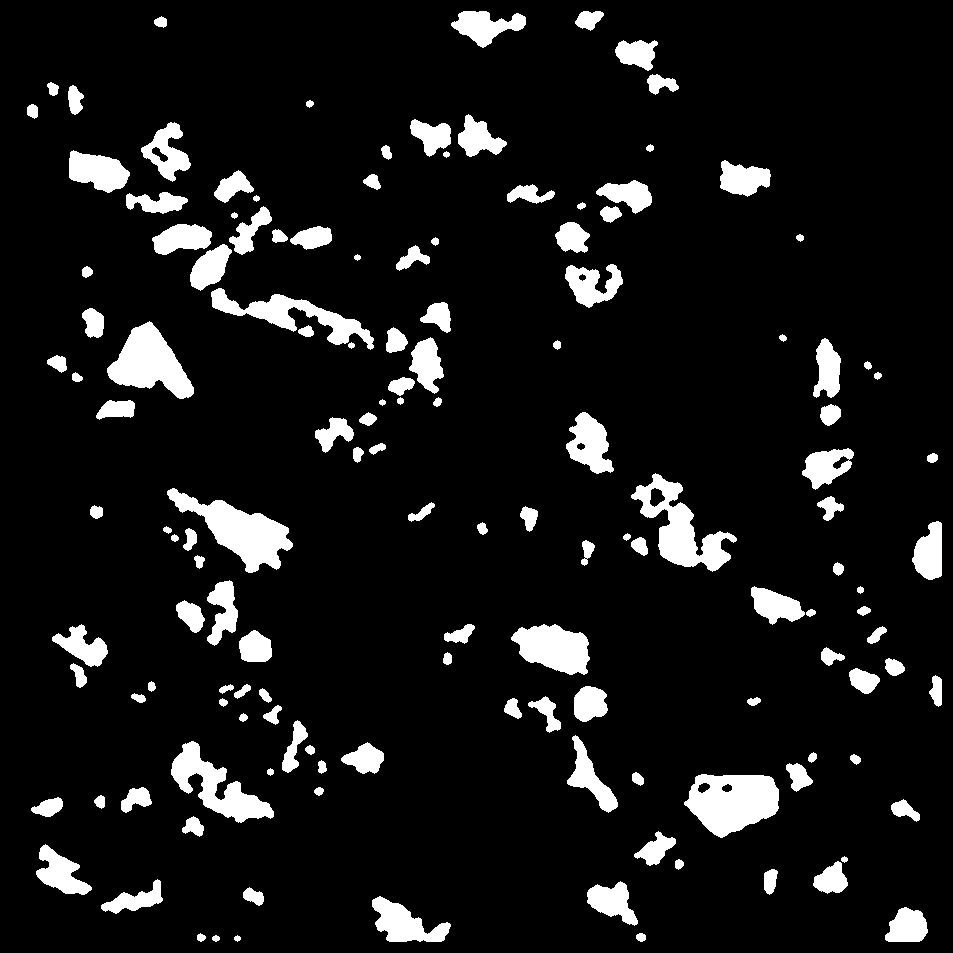
#> input picture data/result_qaak/lb/21_mask_lightblue.png, 953 x 953 px; its folder holds only this picture in this run
$ python batch_edge_detection.py
#> lines starting #> are read from the running program, lines starting #| are printed output that depends on the picture; after the words box and inside, x2 and y2 are one past the last pixel; in counts of white or black regions, pixels touching at a corner belong together
# -*- coding: utf-8 -*-
# @Time : 2020/3/19 下午6:24
# @Author : LuoLu
# @FileName: batch_edge_detection.py
# @Software: PyCharm
# @Github ：https://github.com/luolugithub
# @E-mail ：argluolu@gmail.com
import glob
import os

import numpy as np
import cv2 as cv
from PIL import Image
from matplotlib import pyplot as plt

root_path = '/home/luolu/PycharmProjects/color_detection'

if __name__ == '__main__':
    base_name = ''
    for filename in glob.glob(root_path + '/data/result_qaak/lb/*.png'):
        img = cv.imread(filename)
#> img is the input picture: shape (953, 953, 3); 9.1% white; 144 white regions, largest, box (x1, y1, x2, y2) and area: (684, 774, 779, 838) 4245, (167, 488, 293, 573) 4168, (631, 473, 737, 572) 3788
        base_name = os.path.basename(filename)
        height, width, channels = img.shape
        print(height, width, channels)
#| 953 953 3
        edges = cv.Canny(img, height, width, edges=200, apertureSize=7)
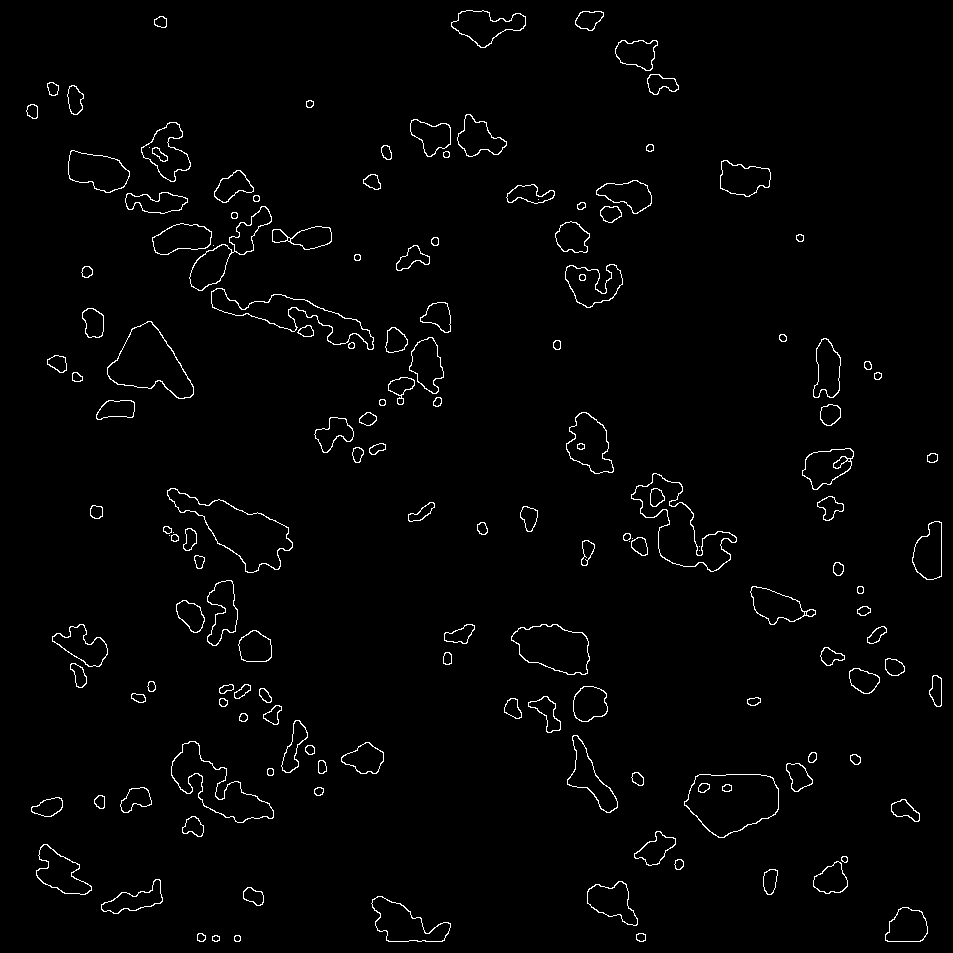
#> edges: shape (953, 953); 1.7% white in thin lines or dots
        print(type(edges))
#| <class 'numpy.ndarray'>
        edges = Image.fromarray(edges)
        edges = edges.convert('RGBA')
#> edges: PIL image 953x953 RGBA
        data = np.array(edges)  # "data" is a height x width x 4 numpy array
        red, green, blue, alpha = data.T  # Temporarily unpack the bands for readability
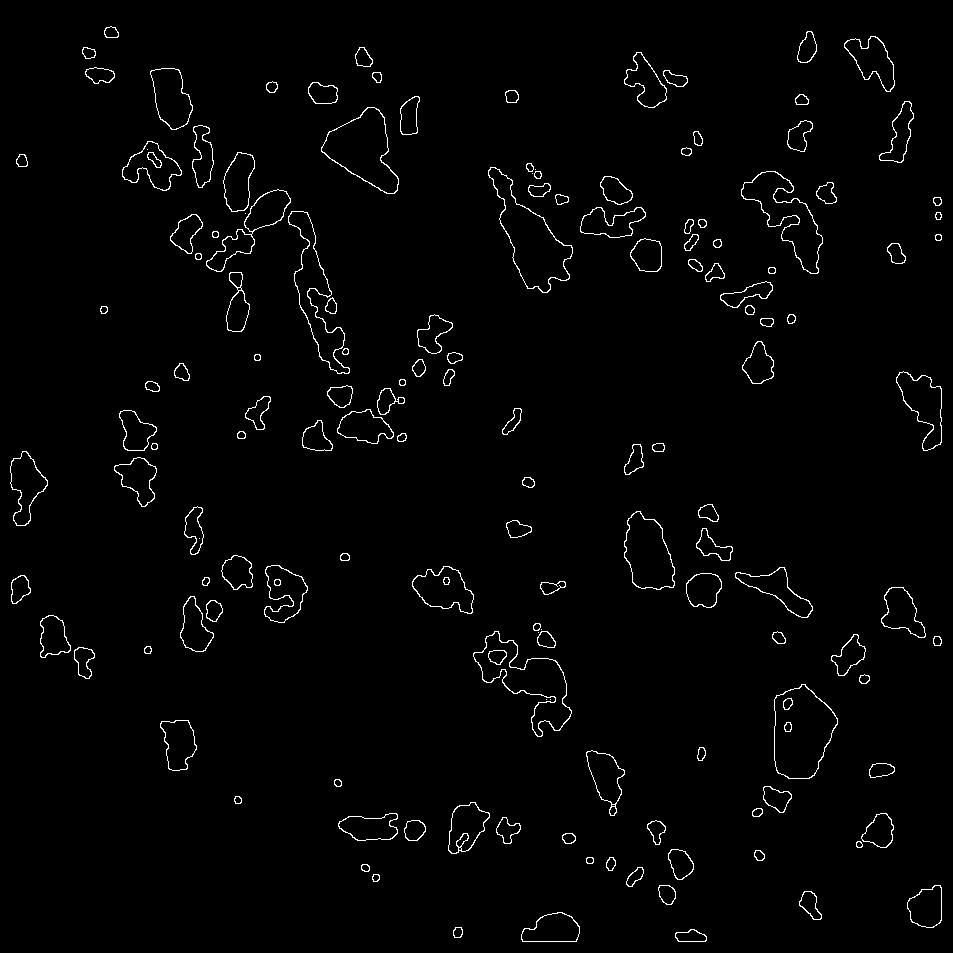
#> red: shape (953, 953); 1.7% white in thin lines or dots
#> alpha: shape (953, 953); every value is 255

        # Replace white with red... (leaves alpha values alone...)
        white_areas = (red == 255) & (blue == 255) & (green == 255)
#> white_areas: shape (953, 953) bool; 1.7% white in thin lines or dots
        # light Blue 0, 255, 255
        # caolv 0, 128, 128
        # fen 255, 192, 192
        data[..., :-1][white_areas.T] = (0, 255, 255)     # Transpose back needed
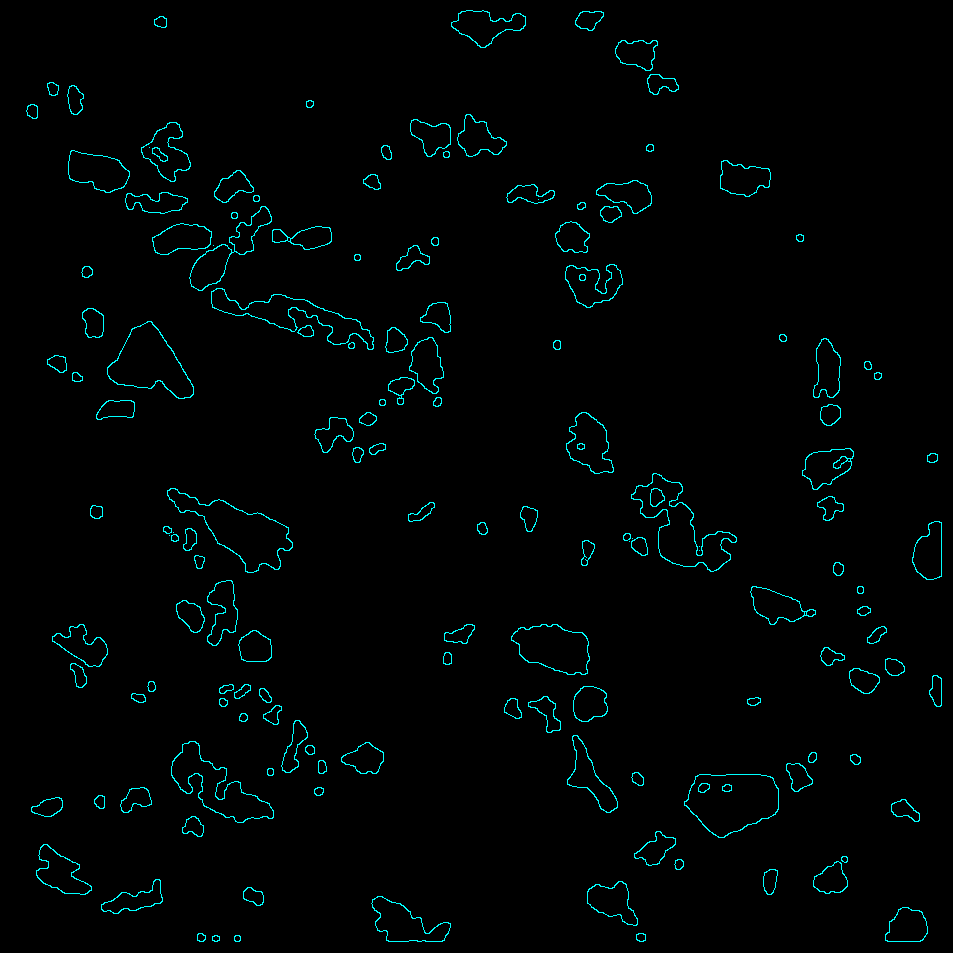
#> data: shape (953, 953, 4); mean R, G, B, A 0, 4.3, 4.3, 255

        im2 = Image.fromarray(data)
        im2.save(root_path + "/data/result_qaak/edge_lb/" + base_name)

$ run again, on data/result_qaak/lb/27_mask_lightblue.png
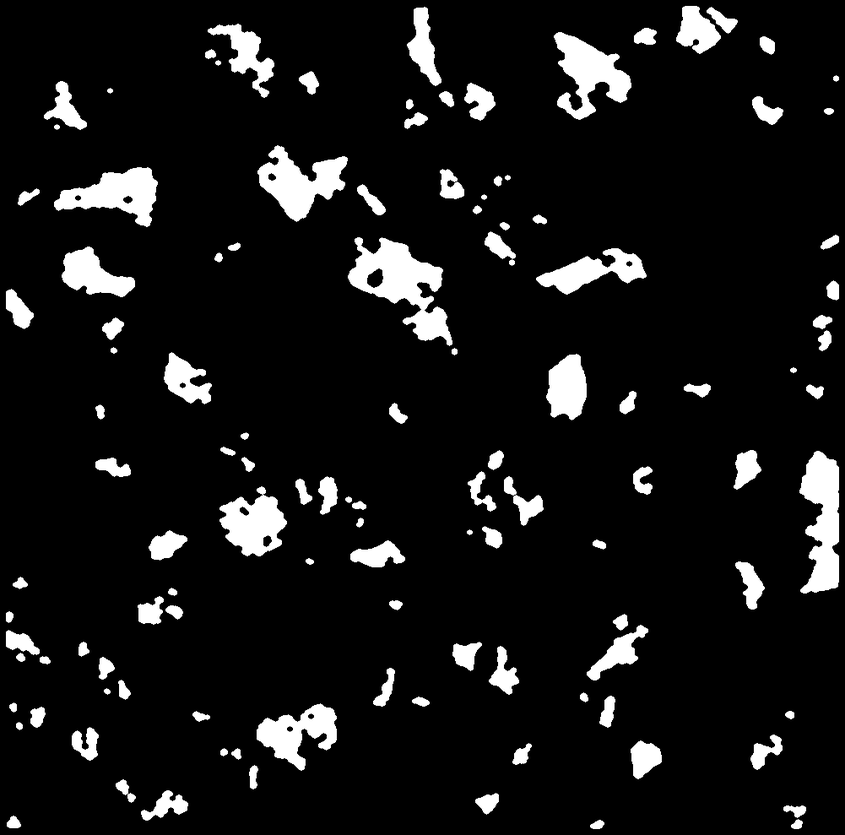
#> input picture data/result_qaak/lb/27_mask_lightblue.png, 845 x 835 px, shrunk from 1001 x 989 before the run
#> img is the input picture: shape (835, 845, 3); min 0, max 255, mean 22
#| 835 845 3
#> `edges = cv.Canny(img, height, width, edges=200, apertureSize=7)`:
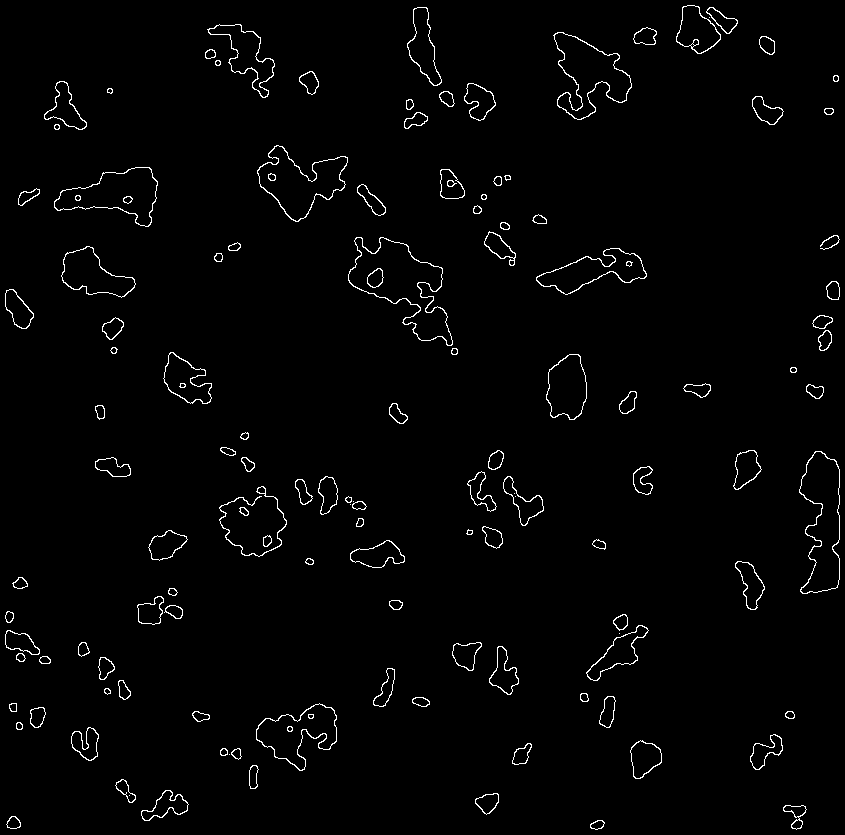
#> edges: shape (835, 845); 1.8% white in thin lines or dots
#| <class 'numpy.ndarray'>
#> red: shape (845, 835); 1.8% white in thin lines or dots
#> alpha: shape (845, 835); every value is 255
#> white_areas: shape (845, 835) bool; 1.8% white in thin lines or dots
#> `data[..., :-1][white_areas.T] = (0, 255, 255)`:
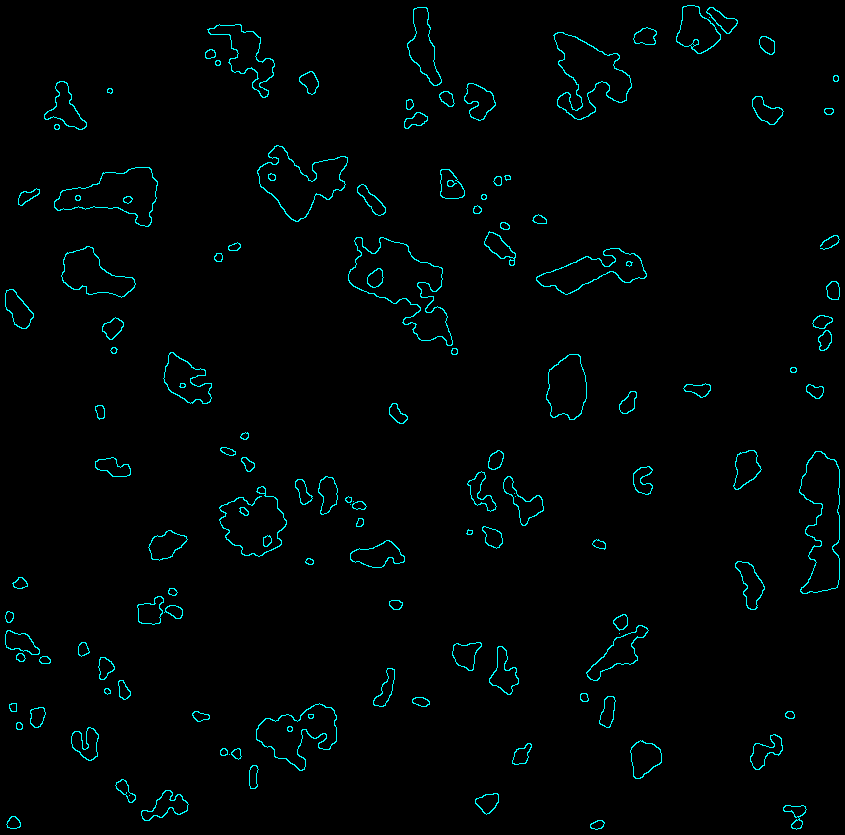
#> data: shape (835, 845, 4); mean R, G, B, A 0, 4.5, 4.5, 255

$ run again, on data/result_qaak/lb/2_mask_lightblue.png
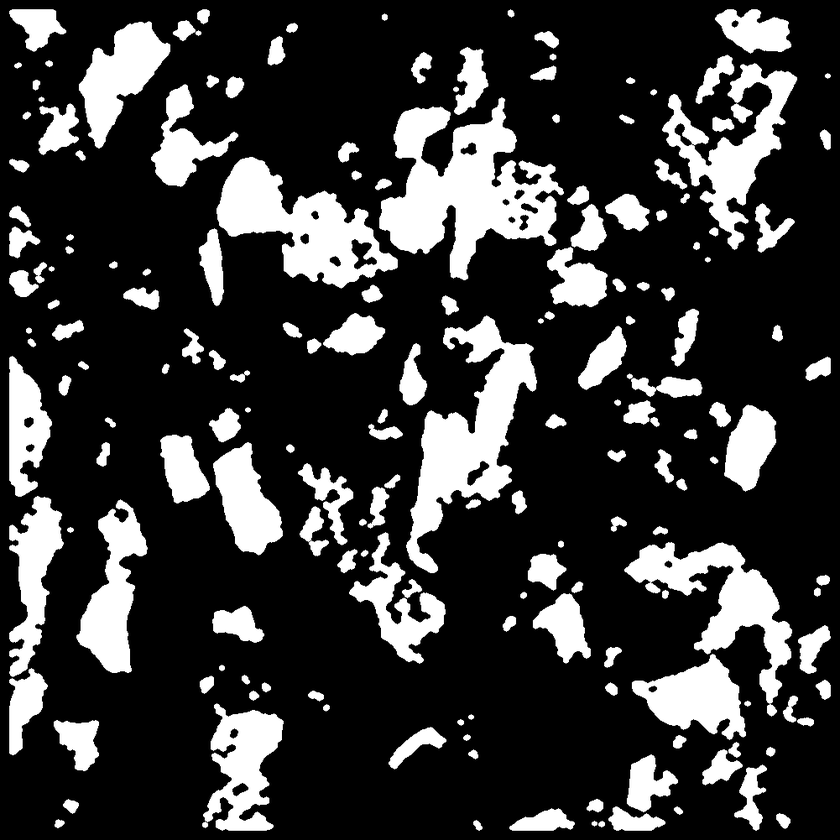
#> input picture data/result_qaak/lb/2_mask_lightblue.png, 840 x 840 px, shrunk from 1001 x 1001 before the run
#> img is the input picture: shape (840, 840, 3); min 0, max 255, mean 56.4
#| 840 840 3
#> `edges = cv.Canny(img, height, width, edges=200, apertureSize=7)`:
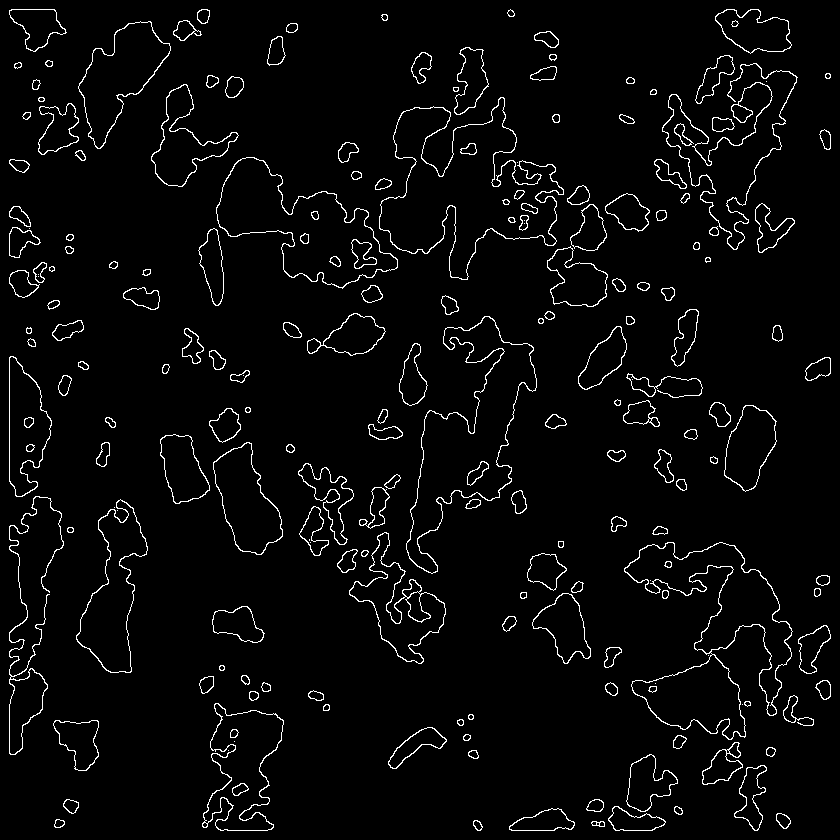
#> edges: shape (840, 840); 3.5% white in thin lines or dots
#| <class 'numpy.ndarray'>
#> red: shape (840, 840); 3.5% white in thin lines or dots
#> alpha: shape (840, 840); every value is 255
#> white_areas: shape (840, 840) bool; 3.5% white in thin lines or dots
#> `data[..., :-1][white_areas.T] = (0, 255, 255)`:
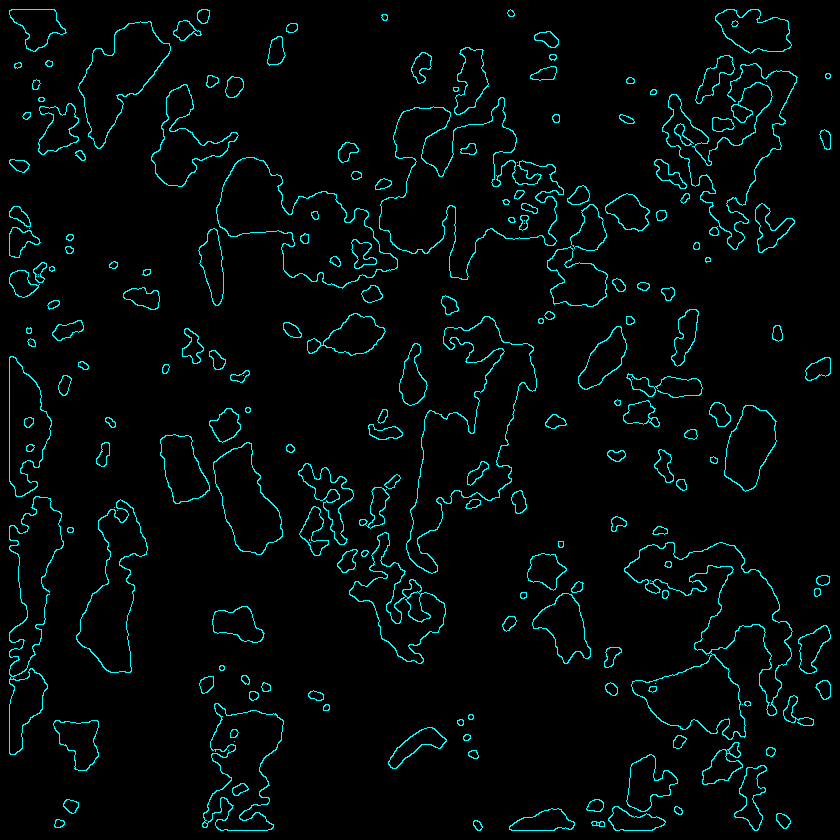
#> data: shape (840, 840, 4); mean R, G, B, A 0, 8.8, 8.8, 255
